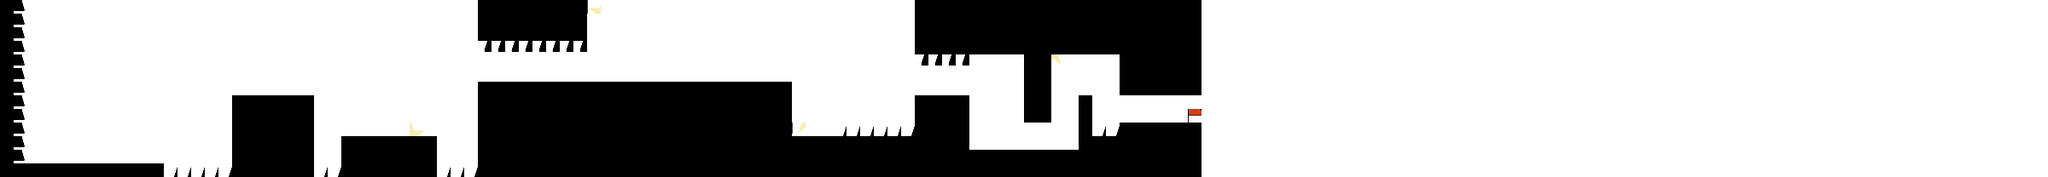

This is a level from a 2D game, rendered from its Tiled map with the project's own tilesets. A one-line summary and the map file follow, with tile-layer data summarised:
An orthogonal 150x13 tile map with 16x16 px tiles, 2 tile layers (BG, Gaphic) and 29 objects.

<map version="1.9" tiledversion="1.9.2" orientation="orthogonal" renderorder="right-down" width="150" height="13" tilewidth="16" tileheight="16" infinite="0" nextlayerid="9" nextobjectid="34">
 <tileset firstgid="1" source="imgOject.tsx" />
 <layer id="2" name="BG" width="150" height="13" locked="1">
  <data>[1950 cells, 1950 non-empty, 1 distinct tile ids]</data>
 </layer>
 <layer id="3" name="Gaphic" width="150" height="13">
  <data>[1950 cells, 528 non-empty, 9 distinct tile ids]</data>
 </layer>
 <objectgroup id="4" name="Box">
  <object id="21" x="272" y="111" width="95" height="97" />
  <object id="22" x="400" y="160" width="111.5" height="49" />
  <object id="23" x="560.667" y="96" width="366" height="112.667" />
  <object id="24" x="1072" y="0.666667" width="335.333" height="62" />
  <object id="25" x="1311.5" y="62.5" width="96" height="49" />
  <object id="26" x="1199.5" y="63" width="32" height="81.5" />
  <object id="27" x="1072" y="112.5" width="63" height="63.5" />
  <object id="28" x="927.5" y="159.5" width="144" height="17.5" />
  <object id="29" x="1135.5" y="175.5" width="130.5" height="33.5" />
  <object id="30" x="1264" y="112" width="15.5" height="62" />
  <object id="31" x="1280.5" y="159.5" width="127.5" height="48.5" />
  <object id="32" x="1313" y="143" width="95" height="16.5" />
  <object id="33" x="960" y="-376" />
 </objectgroup>
 <objectgroup id="5" name="Flag">
  <object id="19" x="1391.75" y="127.75" width="16.5" height="16" />
 </objectgroup>
 <objectgroup id="6" name="Star">
  <object id="15" x="479.667" y="144" width="15.6667" height="16" />
  <object id="16" x="688" y="0" width="15.8182" height="15.8182" />
  <object id="17" x="927.75" y="143.75" width="16.5" height="15.75" />
  <object id="18" x="1232.25" y="64" width="15" height="15.75" />
 </objectgroup>
 <objectgroup id="7" name="Wall">
  <object id="4" x="-0.333333" y="192" width="192" height="16.3333" />
 </objectgroup>
 <objectgroup id="8" name="Spike">
  <object id="2" x="-0.25" y="-0.75" width="28.25" height="192.5" />
  <object id="5" x="203.667" y="194.667" width="68" height="13" />
  <object id="6" x="379.5" y="193.75" width="20.5" height="14.75" />
  <object id="7" x="522.75" y="191.75" width="37.25" height="16" />
  <object id="8" x="567.667" y="48.3333" width="120" height="12.3333" />
  <object id="9" x="1079.67" y="63.3333" width="56.3333" height="13" />
  <object id="10" x="1290.67" y="143.333" width="21.3333" height="17" />
  <object id="11" x="685" y="-5" width="385" height="5" />
  <object id="13" x="26" y="-12" width="534" height="12" />
  <object id="20" x="987.25" y="143.5" width="84.5" height="16.75" />
 </objectgroup>
</map>